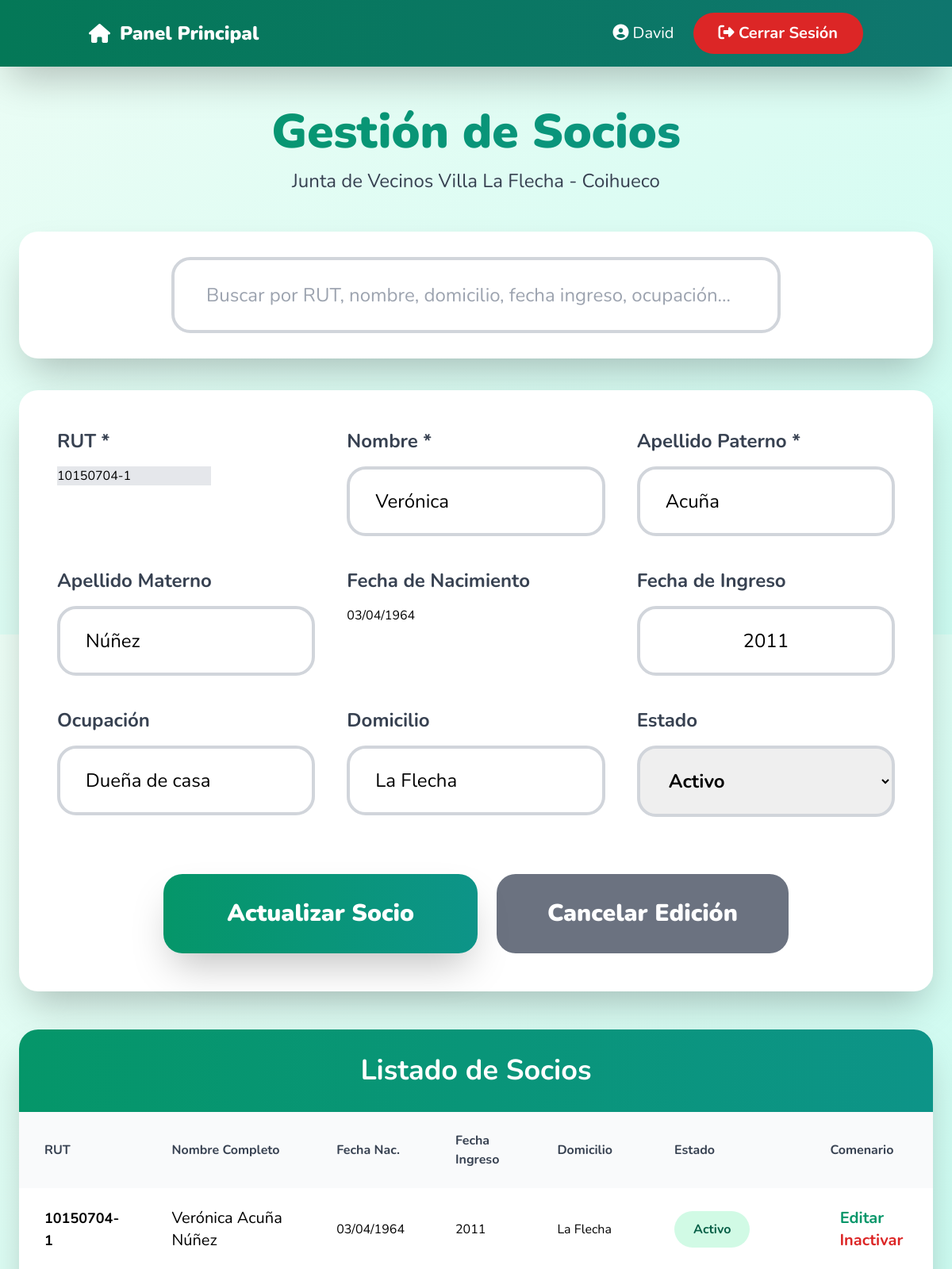
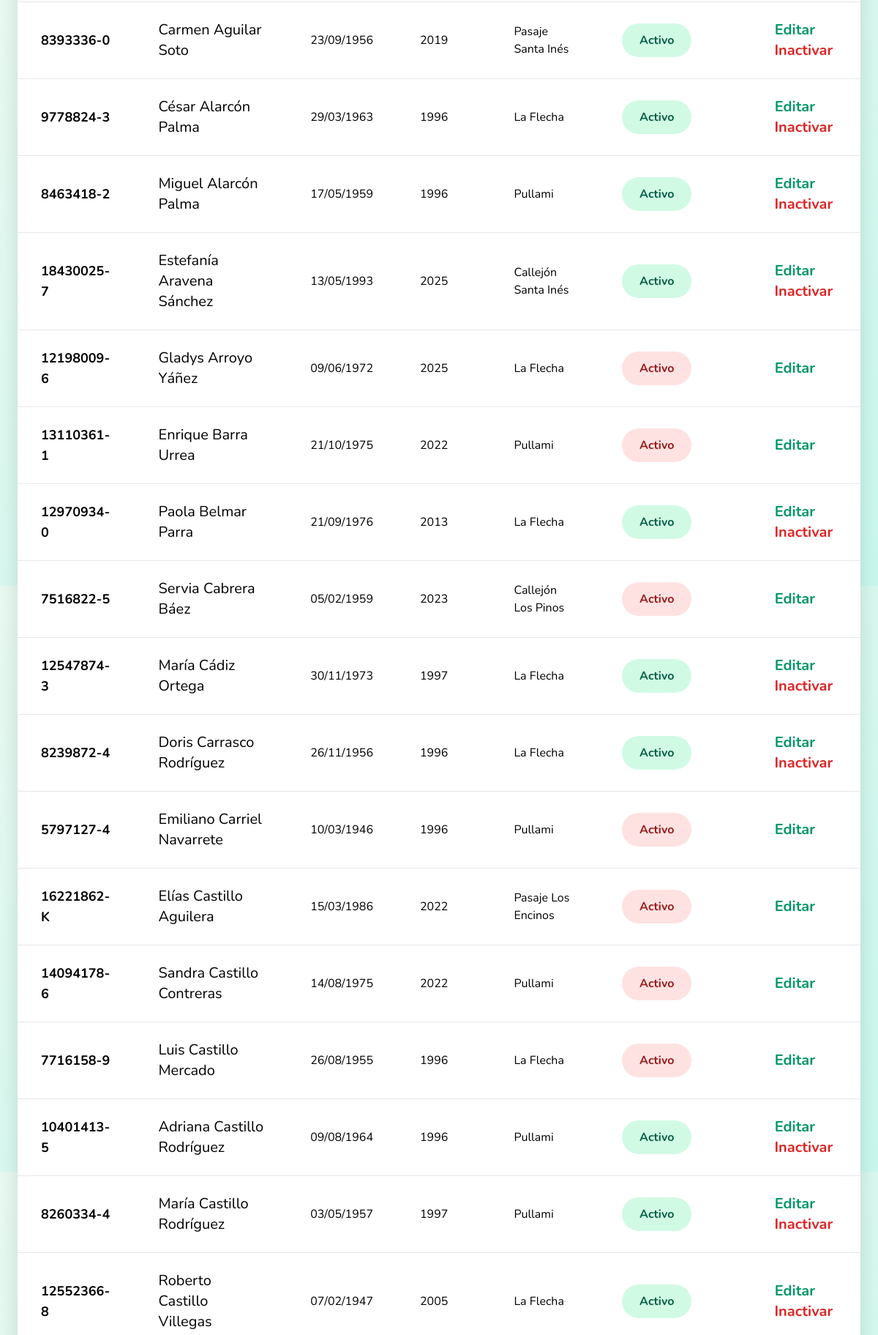
The app's page /views/admin/socios.php?edit=10150704-1 (signed in, upper part) with its own data (2 pictures, top to bottom).
### tables this page shows
CREATE TABLE `socios` (
  `RUT` varchar(12) NOT NULL,
  `Nombre` varchar(45) NOT NULL,
  `Apellido1` varchar(50) NOT NULL,
  `Apellido2` varchar(50) DEFAULT NULL,
  `Fecha_nacimiento` date DEFAULT NULL,
  `Ocupación` varchar(65) DEFAULT NULL,
  `Domicilio` varchar(125) DEFAULT NULL,
  `Fecha_ingreso` varchar(45) DEFAULT NULL,
  `estado` varchar(20) DEFAULT NULL,
  PRIMARY KEY (`RUT`)
);

### views/admin/socios.php (the view, shortened to what this page needs)
<?php
require_once '../../includes/db.php';
$search = trim($_GET['q'] ?? '');
$where = '';
$params = [];
$edit_socio = null;
if (isset($_GET['edit'])) {
    $stmt = $pdo->prepare("SELECT * FROM socios WHERE RUT = ?");
    $stmt->execute([$_GET['edit']]);
    $edit_socio = $stmt->fetch(PDO::FETCH_ASSOC);
}
$sql = "SELECT * FROM socios $where ORDER BY Apellido1, Apellido2, Nombre";
$stmt = $pdo->prepare($sql);
$stmt->execute($params);
$socios = $stmt->fetchAll(PDO::FETCH_ASSOC);
$nombre_usuario = $_SESSION['nombre'] ?? 'Administrador';
?>
<!DOCTYPE html>
<html lang="es" class="scroll-smooth">
<head>
    <script src="https://cdn.tailwindcss.com"></script>
    <link rel="stylesheet" href="https://cdnjs.cloudflare.com/ajax/libs/font-awesome/6.6.0/css/all.min.css">
    <link rel="stylesheet" href="https://cdn.jsdelivr.net/npm/flatpickr/dist/flatpickr.min.css">
</head>
<body class="bg-gradient-to-br from-emerald-50 to-teal-100 min-h-screen">
<div class="fixed top-0 left-0 right-0 bg-gradient-to-r from-emerald-700 to-teal-700 text-white shadow-2xl z-50">
    <div class="container mx-auto px-6 py-4 flex justify-between items-center">
        <a href="dashboard.php" class="flex items-center gap-3 text-2xl font-black hover:scale-110 transition">
            <i class="fas fa-home"></i> Panel Principal
        </a>
        <div class="flex items-center gap-6">
            <span class="text-xl">
                <i class="fas fa-user-circle"></i> <?= htmlspecialchars($nombre_usuario) ?>
            </span>
            <a href="?logout=1"
               onclick="return confirm('¿Cerrar sesión?')"
               class="bg-red-600 hover:bg-red-700 px-8 py-3 rounded-full font-bold text-xl transition hover:scale-105">
                <i class="fas fa-sign-out-alt"></i> Cerrar Sesión
            </a>
        </div>
    </div>
</div>
<div class="pt-24"></div>
<div class="container mx-auto px-6 py-10 max-w-7xl">
    <div class="text-center mb-12">
        <h1 class="text-6xl font-black text-transparent bg-clip-text bg-gradient-to-r from-emerald-600 to-teal-600 mb-4">
        </h1>
        <p class="text-2xl text-gray-700">Junta de Vecinos Villa La Flecha - Coihueco</p>
    </div>
    <div class="bg-white rounded-3xl shadow-2xl p-8 mb-10">
        <form method="get" class="max-w-3xl mx-auto">
            <input type="text" name="q" value="<?= htmlspecialchars($search) ?>"
                   placeholder="Buscar por RUT, nombre, domicilio, fecha ingreso, ocupación…"
                   class="w-full px-10 py-7 text-2xl border-4 border-gray-300 rounded-3xl focus:border-emerald-500 outline-none">
        </form>
    </div>
    <div class="bg-white rounded-3xl shadow-2xl p-12 mb-12">
        <form method="POST" class="grid md:grid-cols-2 lg:grid-cols-3 gap-10">
            <div>
                <label class="block text-2xl font-bold text-gray-700 mb-4">RUT *</label>
                <input type="text" name="rut" required value="<?= htmlspecialchars($edit_socio['RUT'] ?? '') ?>"
                       <?= $edit_socio ? 'readonly class="bg-gray-200 cursor-not-allowed"' : '' ?>
                       class="w-full px-8 py-6 border-4 border-gray-300 rounded-3xl text-2xl font-bold text-center focus:border-emerald-500 outline-none">
            </div>
            <div>
                <label class="block text-2xl font-bold text-gray-700 mb-4">Nombre *</label>
                <input type="text" name="nombre" required value="<?= htmlspecialchars($edit_socio['Nombre'] ?? '') ?>"
                       class="w-full px-8 py-6 border-4 border-gray-300 rounded-3xl text-2xl focus:border-emerald-500 outline-none">
            </div>
            <div>
                <label class="block text-2xl font-bold text-gray-700 mb-4">Apellido Paterno *</label>
                <input type="text" name="apellido1" required value="<?= htmlspecialchars($edit_socio['Apellido1'] ?? '') ?>"
                       class="w-full px-8 py-6 border-4 border-gray-300 rounded-3xl text-2xl focus:border-emerald-500 outline-none">
            </div>
            <div>
                <label class="block text-2xl font-bold text-gray-700 mb-4">Apellido Materno</label>
                <input type="text" name="apellido2" value="<?= htmlspecialchars($edit_socio['Apellido2'] ?? '') ?>"
                       class="w-full px-8 py-6 border-4 border-gray-300 rounded-3xl text-2xl focus:border-emerald-500 outline-none">
            </div>
            <div>
                <label class="block text-2xl font-bold text-gray-700 mb-4">Fecha de Nacimiento</label>
                <input type="text" name="fecha_nac" class="datepicker" placeholder="15/06/1985"
                       value="<?= $edit_socio && $edit_socio['Fecha_nacimiento'] ? date('d/m/Y', strtotime($edit_socio['Fecha_nacimiento'])) : '' ?>"
                       class="w-full px-8 py-6 border-4 border-gray-300 rounded-3xl text-2xl text-center focus:border-emerald-500 outline-none">
            </div>
            <div>
                <label class="block text-2xl font-bold text-gray-700 mb-4">Fecha de Ingreso</label>
                <input type="text" name="fecha_ingreso" placeholder="20/11/2023"
                       value="<?= htmlspecialchars($edit_socio['Fecha_ingreso'] ?? '') ?>"
                       class="w-full px-8 py-6 border-4 border-gray-300 rounded-3xl text-2xl text-center focus:border-emerald-500 outline-none">
            </div>
            <div>
                <label class="block text-2xl font-bold text-gray-700 mb-4">Ocupación</label>
                <input type="text" name="ocupacion" value="<?= htmlspecialchars($edit_socio['Ocupación'] ?? '') ?>"
                       class="w-full px-8 py-6 border-4 border-gray-300 rounded-3xl text-2xl focus:border-emerald-500 outline-none">
            </div>
            <div>
                <label class="block text-2xl font-bold text-gray-700 mb-4">Domicilio</label>
                <input type="text" name="domicilio" value="<?= htmlspecialchars($edit_socio['Domicilio'] ?? '') ?>"
                       class="w-full px-8 py-6 border-4 border-gray-300 rounded-3xl text-2xl focus:border-emerald-500 outline-none">
            </div>
            <div>
                <label class="block text-2xl font-bold text-gray-700 mb-4">Estado</label>
                <select name="estado" class="w-full px-8 py-6 border-4 border-gray-300 rounded-3xl text-2xl font-bold focus:border-emerald-500 outline-none">
                    <option value="activo"   <?= (!$edit_socio && !isset($_POST['estado'])) || ($edit_socio && $edit_socio['estado'] === 'activo') ? 'selected' : '' ?>>Activo</option>
                </select>
            </div>
            <div class="md:col-span-2 lg:col-span-3 flex gap-6 justify-center mt-8">
                <button type="submit" class="bg-gradient-to-r from-emerald-600 to-teal-600 hover:from-emerald-500 hover:to-teal-500 text-white font-black text-3xl py-8 px-20 rounded-3xl shadow-2xl transform hover:scale-110 transition">
                    <?= $edit_socio ? 'Actualizar Socio' : 'Crear Nuevo Socio' ?>
                </button>
                <?php if ($edit_socio): ?>
                    <a href="?" class="bg-gray-500 hover:bg-gray-600 text-white font-black text-3xl py-8 px-16 rounded-3xl flex items-center">
                        Cancelar Edición
                    </a>
                <?php endif; ?>
            </div>
        </form>
    </div>
    <div class="bg-white rounded-3xl shadow-2xl overflow-hidden">
        <div class="bg-gradient-to-r from-emerald-600 to-teal-600 text-white p-8">
            <h2 class="text-4xl font-bold text-center">Listado de Socios</h2>
        </div>
        <div class="overflow-x-auto">
            <table class="w-full">
                <thead class="bg-gray-50">
                    <tr>
                        <th class="px-8 py-6 text-left font-bold text-gray-700">RUT</th>
                        <th class="px-8 py-6 text-left font-bold text-gray-700">Nombre Completo</th>
                        <th class="px-8 py-6 text-left font-bold text-gray-700">Fecha Nac.</th>
                        <th class="px-8 py-6 text-left font-bold text-gray-700">Fecha Ingreso</th>
                        <th class="px-8 py-6 text-left font-bold text-gray-700">Domicilio</th>
                        <th class="px-8 py-6 text-left font-bold text-gray-700">Estado</th>
                        <th class="px-8 py-6 text-center font-bold text-gray-700">Comenario</th>
                    </tr>
                </thead>
                <tbody class="divide-y divide-gray-200">
                    <?php foreach ($socios as $s):
                        $nombrec = trim($s['Nombre'] . ' ' . $s['Apellido1'] . ' ' . ($s['Apellido2'] ?? ''));
                    ?>
                    <tr class="hover:bg-emerald-50 transition">
                        <td class="px-8 py-6 font-bold text-lg"><?= htmlspecialchars($s['RUT']) ?></td>
                        <td class="px-8 py-6 text-xl"><?= htmlspecialchars($nombrec) ?></td>
                        <td class="px-8 py-6"><?= $s['Fecha_nacimiento'] ? date('d/m/Y', strtotime($s['Fecha_nacimiento'])) : '-' ?></td>
                        <td class="px-8 py-6"><?= htmlspecialchars($s['Fecha_ingreso'] ?? '-') ?></td>
                        <td class="px-8 py-6"><?= htmlspecialchars($s['Domicilio'] ?? '-') ?></td>
                        <td class="px-8 py-6">
                            <span class="px-6 py-3 rounded-full font-bold <?= $s['estado'] === 'activo' ? 'bg-emerald-100 text-emerald-800' : 'bg-red-100 text-red-800' ?>">
                                <?= ucfirst($s['estado'] ?? 'activo') ?>
                            </span>
                        </td>
                        <td class="px-8 py-6 text-center space-x-6">
                            <a href="?edit=<?= urlencode($s['RUT']) ?><?= $search ? '&q='.urlencode($search) : '' ?>" class="text-emerald-600 hover:text-emerald-800 font-bold text-xl">Editar</a>
                            <?php if ($s['estado'] === 'activo'): ?>
                                <a href="?desactivar=<?= urlencode($s['RUT']) ?><?= $search ? '&q='.urlencode($search) : '' ?>"
                                   class="text-red-600 hover:text-red-800 font-bold text-xl"
                                   onclick="return confirm('¿Pasar a inactivo a <?= htmlspecialchars($nombrec) ?>?')">Inactivar</a>
                            <?php endif; ?>
                        </td>
                    </tr>
                    <?php endforeach; ?>
                </tbody>
            </table>
        </div>
    </div>
</div>
</body>
</html>

### views/admin/socios.php (style rules this page uses)
body { font-family:'Nunito',sans-serif; }

### records on screen
socios: rut "10150704-1", nombre "Verónica", apellido1 "Acuña", apellido2 "Núñez", fecha_nac "03/04/1964", fecha_ingreso "2011", ocupacion "Dueña de casa", domicilio "La Flecha", estado "Activo", RUT "10150704-1", nombrec "Verónica Acuña Núñez", Fecha_nacimiento "03/04/1964", Fecha_ingreso "2011", Domicilio "La Flecha"
socios: RUT "8393336-0", nombrec "Carmen Aguilar Soto", Fecha_nacimiento "23/09/1956", Fecha_ingreso "2019", Domicilio "Pasaje Santa Inés", estado "Activo"
socios: RUT "9778824-3", nombrec "César Alarcón Palma", Fecha_nacimiento "29/03/1963", Fecha_ingreso "1996", Domicilio "La Flecha", estado "Activo"
socios: RUT "8463418-2", nombrec "Miguel Alarcón Palma", Fecha_nacimiento "17/05/1959", Fecha_ingreso "1996", Domicilio "Pullami", estado "Activo"
socios: RUT "18430025-7", nombrec "Estefanía Aravena Sánchez", Fecha_nacimiento "13/05/1993", Fecha_ingreso "2025", Domicilio "Callejón Santa Inés", estado "Activo"
socios: RUT "12198009-6", nombrec "Gladys Arroyo Yáñez", Fecha_nacimiento "09/06/1972", Fecha_ingreso "2025", Domicilio "La Flecha", estado "Activo"
socios: RUT "13110361-1", nombrec "Enrique Barra Urrea", Fecha_nacimiento "21/10/1975", Fecha_ingreso "2022", Domicilio "Pullami", estado "Activo"
socios: RUT "12970934-0", nombrec "Paola Belmar Parra", Fecha_nacimiento "21/09/1976", Fecha_ingreso "2013", Domicilio "La Flecha", estado "Activo"
socios: RUT "7516822-5", nombrec "Servia Cabrera Báez", Fecha_nacimiento "05/02/1959", Fecha_ingreso "2023", Domicilio "Callejón Los Pinos", estado "Activo"
socios: RUT "12547874-3", nombrec "María Cádiz Ortega", Fecha_nacimiento "30/11/1973", Fecha_ingreso "1997", Domicilio "La Flecha", estado "Activo"
socios: RUT "8239872-4", nombrec "Doris Carrasco Rodríguez", Fecha_nacimiento "26/11/1956", Fecha_ingreso "1996", Domicilio "La Flecha", estado "Activo"
socios: RUT "5797127-4", nombrec "Emiliano Carriel Navarrete", Fecha_nacimiento "10/03/1946", Fecha_ingreso "1996", Domicilio "Pullami", estado "Activo"
socios: RUT "16221862-K", nombrec "Elías Castillo Aguilera", Fecha_nacimiento "15/03/1986", Fecha_ingreso "2022", Domicilio "Pasaje Los Encinos", estado "Activo"
socios: RUT "14094178-6", nombrec "Sandra Castillo Contreras", Fecha_nacimiento "14/08/1975", Fecha_ingreso "2022", Domicilio "Pullami", estado "Activo"
socios: RUT "7716158-9", nombrec "Luis Castillo Mercado", Fecha_nacimiento "26/08/1955", Fecha_ingreso "1996", Domicilio "La Flecha", estado "Activo"
socios: RUT "10401413-5", nombrec "Adriana Castillo Rodríguez", Fecha_nacimiento "09/08/1964", Fecha_ingreso "1996", Domicilio "Pullami", estado "Activo"
socios: RUT "8260334-4", nombrec "María Castillo Rodríguez", Fecha_nacimiento "03/05/1957", Fecha_ingreso "1997", Domicilio "Pullami", estado "Activo"
socios: RUT "12552366-8", nombrec "Roberto Castillo Villegas", Fecha_nacimiento "07/02/1947", Fecha_ingreso "2005", Domicilio "La Flecha", estado "Activo"

### other values on screen
$nombre_usuario "David"
